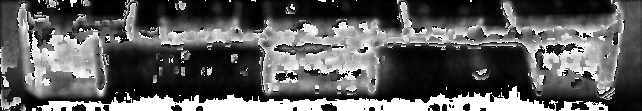
#> input picture models/estimation.png, 642 x 111 px
$ python -i contours.py   (imports and definitions only)
#> lines starting #> are read from the running program, lines starting #| are printed output that depends on the picture; after the words box and inside, x2 and y2 are one past the last pixel; in counts of white or black regions, pixels touching at a corner belong together
import sys
import cv2 as cv
import numpy as np
from os import path, mkdir, remove, listdir
import json

def read_json(file):
#> further down, picture is the input picture: shape (111, 642); min 0, max 255, mean 92.7
    with open(file) as json_file:
        return json.load(json_file)

def contours(img):
    edges = cv.Canny(img, 100, 200, apertureSize=7)
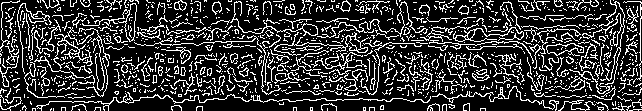
#> edges: shape (111, 642); 21.3% white in thin lines or dots
    height, width = img.shape
#> height = 111; width = 642
    mask = np.zeros((height, width), np.uint8)

    contours, hierarchy = cv.findContours(edges, cv.RETR_CCOMP, 4)
#> contours = 1206 contours, 1112 with area under 20; largest, box (x1, y1, x2, y2) and area: (82, 3, 137, 42) 325, (124, 3, 137, 42) 266, (546, 43, 584, 56) 254, (546, 43, 583, 56) 234, (230, 1, 318, 36) 178

    for cnt in contours:
        rect = cv.minAreaRect(cnt)
        box = cv.boxPoints(rect)
        box = np.int0(box)
        p0, p1, p2, p3 = box
        mask = cv.drawContours(mask, [box], 0, 255)
#> this loop made 1206 passes
#> (rect, p0, p1, p2, p3) on passes 2, 4, 10: (((635, 109.5), (1, 12), -90), [641, 110], [629, 110], [629, 109], [641, 109]), (((482.5, 109), (2, 5), -90), [485, 110], [480, 110], [480, 108], [485, 108]), (((371.5, 108.5), (3, 5), -90), [374, 110], [369, 110], [369, 107], [374, 107])
#> pass 1, in contours, `mask = cv.drawContours(mask, [box], 0, 255)`:
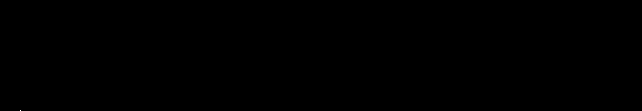
#> mask: shape (111, 642); 0% white in thin lines or dots, all inside (x1, y1, x2, y2) = (20, 110, 21, 111)
#> after the loop:
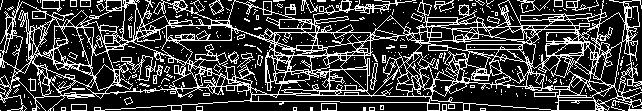
#> mask: shape (111, 642); 23.9% white in thin lines or dots

    print(len(contours))
#| 1206

    return mask

filename = sys.argv[1]
# [1 line that did not run here, left out]

# [1 line not run here, left out]
# [1 line that did not run here, left out]

# convert the y coordinates, in unity (0, 0) screen coordinates start top left
# in opencv they start left bottom
# [14 lines not run here, left out]

>>> import cv2
>>> picture = cv2.imread('../../models/estimation.png', cv2.IMREAD_GRAYSCALE)
>>> result = contours(picture)
